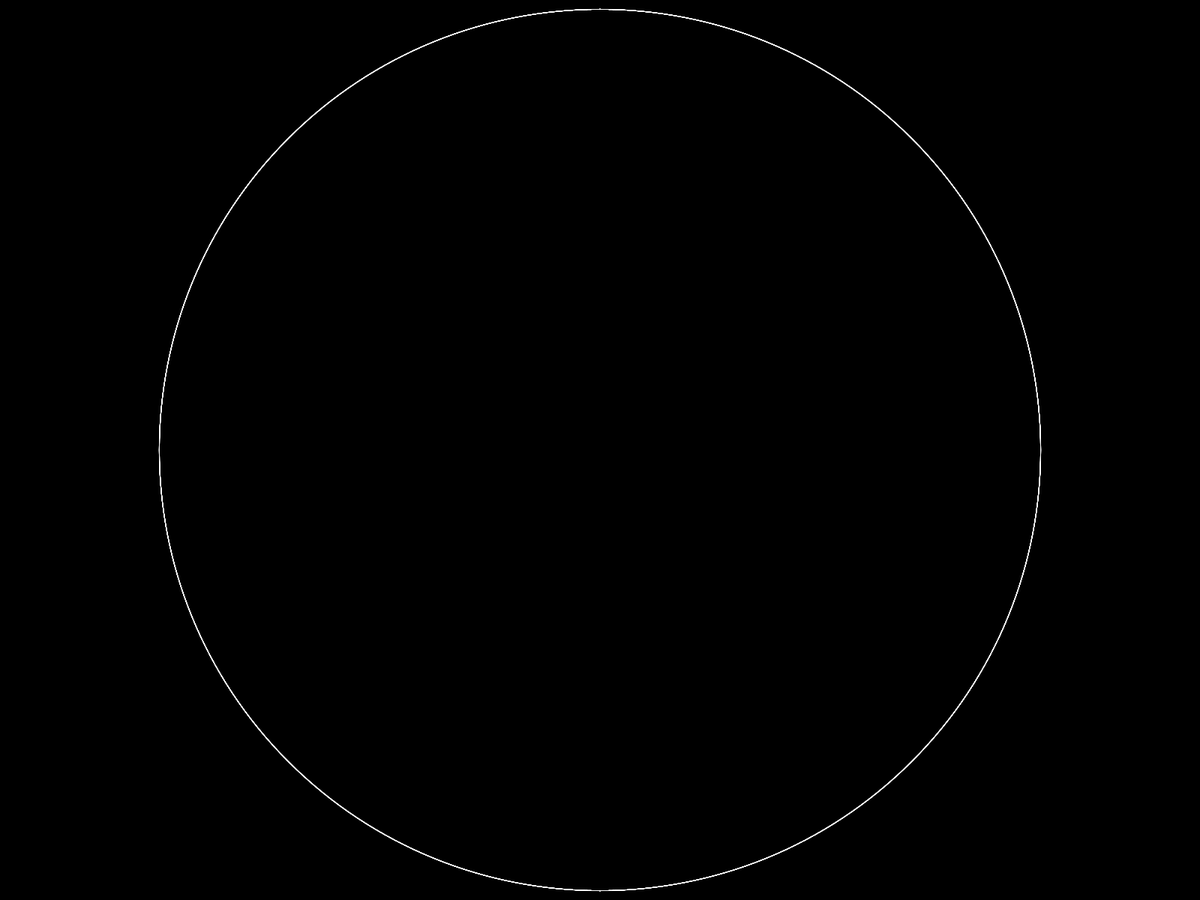
Frame 1 (no input)
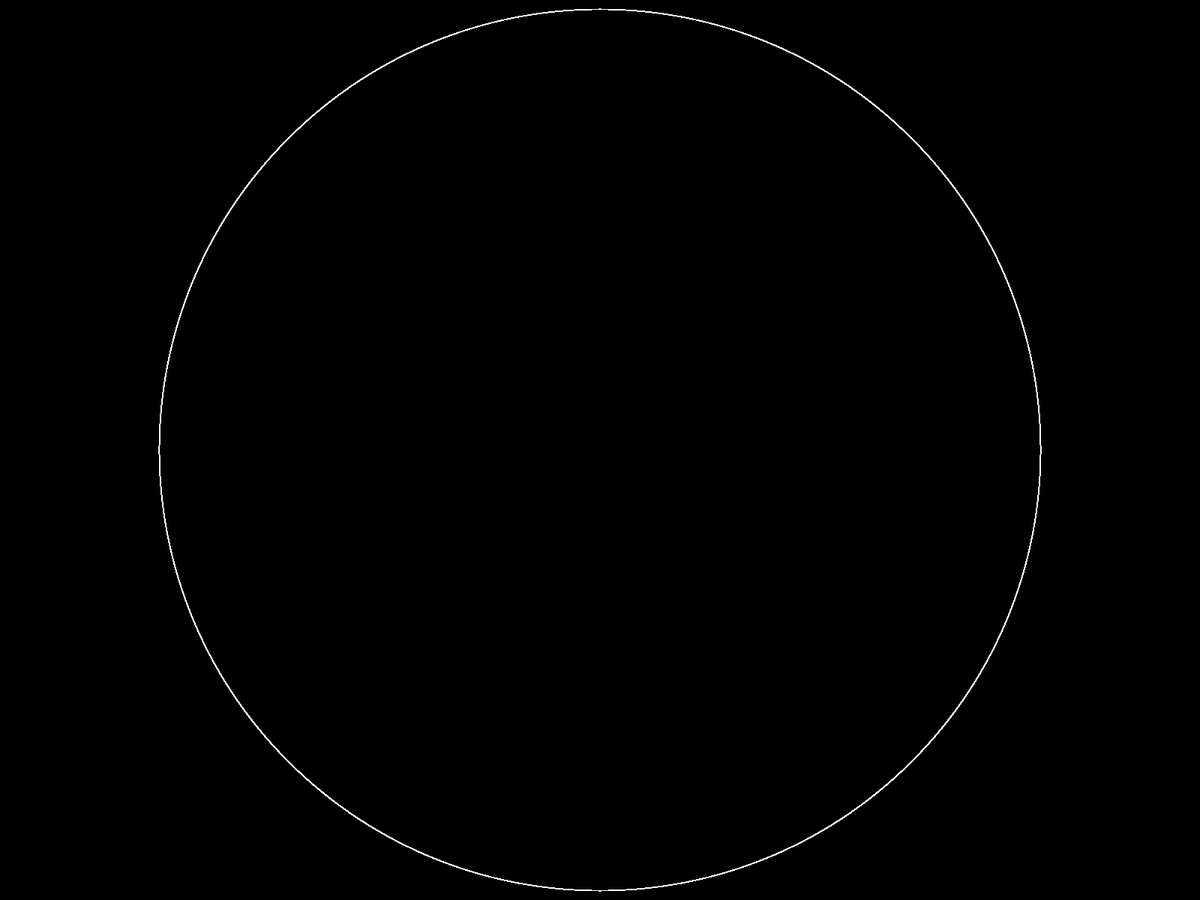
Frame 60 (the mouse pressed at the canvas centre just before this capture)
Frame 120 (the mouse held since frame 60 and released just before this capture): identical to frame 60, image omitted

The Processing sketch that drew these frames (run headless with seeded random() and noise(); from frame 60 on, the mouse is pressed at the canvas centre):

// Processing sketch: concentric_circles
// ── concentric_circles.pde
int ellipseCount = 5;
float baseRad;
float[] xRadii;
float[] yRadii;
float[] xGrowths;
float[] yGrowths;
float rotCount = 180;
int rotDir = 1;

boolean xGrow = false;
boolean yGrow = false;
boolean rotate = false;
boolean asymmGrow = false;

void setup()
{
  //size(1280, 720);
  fullScreen();
  noCursor();
  background(0);
  stroke(255);
  //strokeWeight(2);
  noFill();
  
  baseRad = height - 25;
  
  xRadii = new float[ellipseCount];
  yRadii = new float[ellipseCount];
  for(int i = 0; i < ellipseCount; i++)
  {
    xRadii[i] = baseRad;
    yRadii[i] = baseRad;
  }
  
  xGrowths = new float[ellipseCount];
  yGrowths = new float[ellipseCount];
  for(int i = 0; i < ellipseCount; i++)
  {
    xGrowths[i] = -1;
    yGrowths[i] = -1;
  }
}

void draw()
{
  if(xGrow || yGrow)
  {
    noStroke();
    fill(0, 10);
    rect(0, 0, width, height);
  }
  
  noFill();
  stroke(255);
  
  pushMatrix();
  
  translate(width / 2, height / 2);
  
  //ROTATION
  if(rotate)
  {
    rotate(radians(rotCount * 0.25 % 360));
    rotCount += rotDir;
  }
  else
    rotate(radians(rotCount * 0.25));
  
  //GROWTH
  if(asymmGrow)
  {
    for(int i = 0; i < ellipseCount; i++)
    {
      //stroke(xRadii[i] * 0.25);
      ellipse(0, 0, xRadii[i], yRadii[i]);
      if(xGrow)
      {
        xRadii[i] += (i + 1) * xGrowths[i];
        if(xRadii[i] < 0 || xRadii[i] > baseRad)
          xGrowths[i] *= -1;
      }
        
      //stroke(yRadii[i] * 0.25);
      ellipse(0, 0, yRadii[i], xRadii[i]);
      if(yGrow)
      {
        yRadii[i] += (i + 1) * yGrowths[i];
        if(yRadii[i] < 0 || yRadii[i] > baseRad)
          yGrowths[i] *= -1;
      }
    }
  }
  else
  {
    for(int i = 0; i < ellipseCount; i++)
    {
      //stroke(xRadii[i] * 0.25);
      ellipse(0, 0, xRadii[i], baseRad);
      if(xGrow)
      {
        xRadii[i] += (i + 1) * xGrowths[i];
        if(xRadii[i] < 0 || xRadii[i] > baseRad)
          xGrowths[i] *= -1;
      }
        
      //stroke(yRadii[i] * 0.25);
      ellipse(0, 0, baseRad, yRadii[i]);
      if(yGrow)
      {
        yRadii[i] += (i + 1) * yGrowths[i];
        if(yRadii[i] < 0 || yRadii[i] > baseRad)
          yGrowths[i] *= -1;
      }
    }
  }
  
  popMatrix();
}

void keyPressed()
{
  if(key == 'x' || key == 'X')
  {
    if(xGrow)
      xGrow = false;
    else
      xGrow = true;
  }
  else if(key == 'y' || key == 'Y')
  {
    if(yGrow)
      yGrow = false;
    else
      yGrow = true;
  }
  else if(key == 'r' || key == 'R')
  {
    if(rotate)
      rotate = false;
    else
      rotate = true;
  }
  else if(key == ENTER)
  {
    if(xGrow)
      xGrow = false;
    else
      xGrow = true;
      
    if(yGrow)
      yGrow = false;
    else
      yGrow = true;
  }
  else if(key == 'a' || key == 'A')
  {
    if(asymmGrow)
    {
      asymmGrow = false;
      for(int i = 0; i < ellipseCount; i++)
      {
        xGrowths[i] = -1;
        yGrowths[i] = -1;
      }
    }
    else
    {
      asymmGrow = true;
      for(int i = 0; i < ellipseCount; i++)
      {
        xGrowths[i] = -1;
        yGrowths[i] = -0.5;
      }
    }
  }
  
  if(key == CODED)
  {
    if(keyCode == LEFT)
      rotDir *= -1;
  }
}
